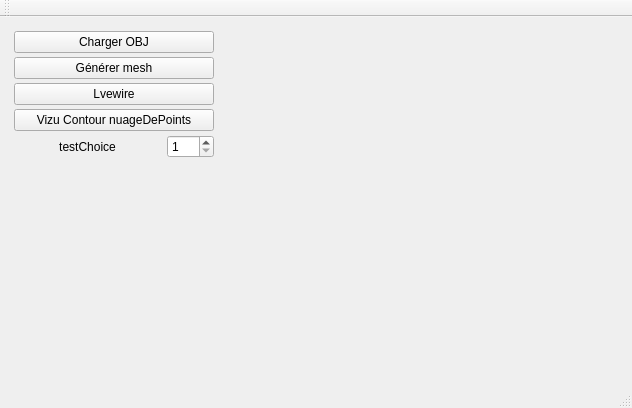
<?xml version="1.0" encoding="UTF-8"?>
<ui version="4.0">
 <class>MainWindow</class>
 <widget class="QMainWindow" name="MainWindow">
  <property name="geometry">
   <rect>
    <x>0</x>
    <y>0</y>
    <width>632</width>
    <height>408</height>
   </rect>
  </property>
  <property name="windowTitle">
   <string>MainWindow</string>
  </property>
  <widget class="QWidget" name="centralWidget">
   <layout class="QHBoxLayout" name="horizontalLayout_2">
    <item>
     <widget class="QWidget" name="widget_2" native="true">
      <property name="sizePolicy">
       <sizepolicy hsizetype="Maximum" vsizetype="Preferred">
        <horstretch>150</horstretch>
        <verstretch>0</verstretch>
       </sizepolicy>
      </property>
      <property name="minimumSize">
       <size>
        <width>150</width>
        <height>0</height>
       </size>
      </property>
      <layout class="QVBoxLayout" name="verticalLayout">
       <property name="spacing">
        <number>4</number>
       </property>
       <property name="leftMargin">
        <number>3</number>
       </property>
       <property name="topMargin">
        <number>3</number>
       </property>
       <property name="rightMargin">
        <number>3</number>
       </property>
       <property name="bottomMargin">
        <number>3</number>
       </property>
       <item>
        <widget class="QPushButton" name="pushButton_chargement">
         <property name="minimumSize">
          <size>
           <width>200</width>
           <height>0</height>
          </size>
         </property>
         <property name="text">
          <string>Charger OBJ</string>
         </property>
        </widget>
       </item>
       <item>
        <widget class="QPushButton" name="pushButton_generer">
         <property name="text">
          <string>Générer mesh</string>
         </property>
        </widget>
       </item>
       <item>
        <widget class="QPushButton" name="pushButton_livewire">
         <property name="text">
          <string>Lvewire</string>
         </property>
        </widget>
       </item>
       <item>
        <widget class="QPushButton" name="pushButton_vizuContour">
         <property name="text">
          <string>Vizu Contour nuageDePoints</string>
         </property>
        </widget>
       </item>
       <item>
        <layout class="QHBoxLayout" name="horizontalLayout">
         <item>
          <widget class="QLabel" name="label">
           <property name="sizePolicy">
            <sizepolicy hsizetype="Expanding" vsizetype="Preferred">
             <horstretch>0</horstretch>
             <verstretch>0</verstretch>
            </sizepolicy>
           </property>
           <property name="text">
            <string>testChoice</string>
           </property>
           <property name="alignment">
            <set>Qt::AlignCenter</set>
           </property>
          </widget>
         </item>
         <item>
          <widget class="QSpinBox" name="spinBox">
           <property name="minimum">
            <number>1</number>
           </property>
           <property name="maximum">
            <number>100</number>
           </property>
          </widget>
         </item>
        </layout>
       </item>
       <item>
        <spacer name="verticalSpacer">
         <property name="orientation">
          <enum>Qt::Vertical</enum>
         </property>
         <property name="sizeHint" stdset="0">
          <size>
           <width>20</width>
           <height>40</height>
          </size>
         </property>
        </spacer>
       </item>
      </layout>
     </widget>
    </item>
    <item>
     <widget class="MeshViewerWidget" name="displayWidget" native="true"/>
    </item>
   </layout>
  </widget>
  <widget class="QMenuBar" name="menuBar">
   <property name="geometry">
    <rect>
     <x>0</x>
     <y>0</y>
     <width>632</width>
     <height>22</height>
    </rect>
   </property>
  </widget>
  <widget class="QToolBar" name="mainToolBar">
   <attribute name="toolBarArea">
    <enum>TopToolBarArea</enum>
   </attribute>
   <attribute name="toolBarBreak">
    <bool>false</bool>
   </attribute>
  </widget>
  <widget class="QStatusBar" name="statusBar"/>
 </widget>
 <layoutdefault spacing="6" margin="11"/>
 <customwidgets>
  <customwidget>
   <class>MeshViewerWidget</class>
   <extends>QWidget</extends>
   <header location="global">meshviewerwidget.h</header>
   <container>1</container>
  </customwidget>
 </customwidgets>
 <resources/>
 <connections/>
</ui>
